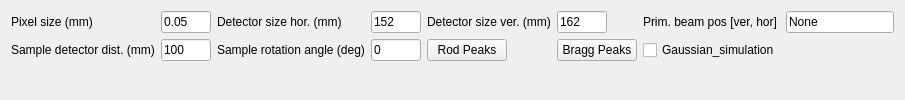
       <widget class="QWidget" name="tab_5">
        <attribute name="title">
         <string>Simulated2DImage</string>
        </attribute>
        <layout class="QVBoxLayout" name="verticalLayout_10">
         <item>
          <layout class="QGridLayout" name="gridLayout">
           <item row="1" column="2">
            <widget class="QLabel" name="label_37">
             <property name="sizePolicy">
              <sizepolicy hsizetype="Fixed" vsizetype="Fixed">
               <horstretch>0</horstretch>
               <verstretch>0</verstretch>
              </sizepolicy>
             </property>
             <property name="text">
              <string>Detector size hor. (mm)</string>
             </property>
            </widget>
           </item>
           <item row="1" column="4">
            <widget class="QLabel" name="label_38">
             <property name="sizePolicy">
              <sizepolicy hsizetype="Fixed" vsizetype="Fixed">
               <horstretch>0</horstretch>
               <verstretch>0</verstretch>
              </sizepolicy>
             </property>
             <property name="text">
              <string>Detector size ver. (mm)</string>
             </property>
            </widget>
           </item>
           <item row="1" column="1">
            <widget class="QLineEdit" name="lineEdit_pixel">
             <property name="sizePolicy">
              <sizepolicy hsizetype="Fixed" vsizetype="Fixed">
               <horstretch>0</horstretch>
               <verstretch>0</verstretch>
              </sizepolicy>
             </property>
             <property name="maximumSize">
              <size>
               <width>50</width>
               <height>16777215</height>
              </size>
             </property>
             <property name="text">
              <string>0.05</string>
             </property>
            </widget>
           </item>
           <item row="1" column="5">
            <widget class="QLineEdit" name="lineEdit_detector_ver">
             <property name="sizePolicy">
              <sizepolicy hsizetype="Fixed" vsizetype="Fixed">
               <horstretch>0</horstretch>
               <verstretch>0</verstretch>
              </sizepolicy>
             </property>
             <property name="maximumSize">
              <size>
               <width>50</width>
               <height>16777215</height>
              </size>
             </property>
             <property name="text">
              <string>162</string>
             </property>
            </widget>
           </item>
           <item row="1" column="3">
            <widget class="QLineEdit" name="lineEdit_detector_hor">
             <property name="sizePolicy">
              <sizepolicy hsizetype="Fixed" vsizetype="Fixed">
               <horstretch>0</horstretch>
               <verstretch>0</verstretch>
              </sizepolicy>
             </property>
             <property name="maximumSize">
              <size>
               <width>50</width>
               <height>16777215</height>
              </size>
             </property>
             <property name="text">
              <string>152</string>
             </property>
            </widget>
           </item>
           <item row="2" column="1">
            <widget class="QLineEdit" name="lineEdit_sample_detector_distance">
             <property name="sizePolicy">
              <sizepolicy hsizetype="Fixed" vsizetype="Fixed">
               <horstretch>0</horstretch>
               <verstretch>0</verstretch>
              </sizepolicy>
             </property>
             <property name="maximumSize">
              <size>
               <width>50</width>
               <height>16777215</height>
              </size>
             </property>
             <property name="text">
              <string>100</string>
             </property>
            </widget>
           </item>
           <item row="2" column="0">
            <widget class="QLabel" name="label_39">
             <property name="sizePolicy">
              <sizepolicy hsizetype="Fixed" vsizetype="Fixed">
               <horstretch>0</horstretch>
               <verstretch>0</verstretch>
              </sizepolicy>
             </property>
             <property name="text">
              <string>Sample detector dist. (mm)</string>
             </property>
            </widget>
           </item>
           <item row="1" column="0">
            <widget class="QLabel" name="label_36">
             <property name="sizePolicy">
              <sizepolicy hsizetype="Fixed" vsizetype="Fixed">
               <horstretch>0</horstretch>
               <verstretch>0</verstretch>
              </sizepolicy>
             </property>
             <property name="text">
              <string>Pixel size (mm)</string>
             </property>
            </widget>
           </item>
           <item row="2" column="6">
            <widget class="QCheckBox" name="checkBox_gaussian_sim">
             <property name="text">
              <string>Gaussian_simulation</string>
             </property>
            </widget>
           </item>
           <item row="2" column="2">
            <widget class="QLabel" name="label_40">
             <property name="sizePolicy">
              <sizepolicy hsizetype="Preferred" vsizetype="Fixed">
               <horstretch>0</horstretch>
               <verstretch>0</verstretch>
              </sizepolicy>
             </property>
             <property name="text">
              <string>Sample rotation angle (deg)</string>
             </property>
            </widget>
           </item>
           <item row="2" column="3">
            <widget class="QLineEdit" name="lineEdit_rotation">
             <property name="sizePolicy">
              <sizepolicy hsizetype="Fixed" vsizetype="Fixed">
               <horstretch>0</horstretch>
               <verstretch>0</verstretch>
              </sizepolicy>
             </property>
             <property name="maximumSize">
              <size>
               <width>50</width>
               <height>16777215</height>
              </size>
             </property>
             <property name="text">
              <string>0</string>
             </property>
            </widget>
           </item>
           <item row="2" column="4">
            <widget class="QPushButton" name="pushButton_simulate">
             <property name="sizePolicy">
              <sizepolicy hsizetype="Fixed" vsizetype="Fixed">
               <horstretch>0</horstretch>
               <verstretch>0</verstretch>
              </sizepolicy>
             </property>
             <property name="text">
              <string>Rod Peaks</string>
             </property>
            </widget>
           </item>
           <item row="2" column="5">
            <widget class="QPushButton" name="pushButton_bragg_peaks">
             <property name="text">
              <string>Bragg Peaks</string>
             </property>
            </widget>
           </item>
           <item row="1" column="6">
            <widget class="QLabel" name="label">
             <property name="sizePolicy">
              <sizepolicy hsizetype="Fixed" vsizetype="Preferred">
               <horstretch>0</horstretch>
               <verstretch>0</verstretch>
              </sizepolicy>
             </property>
             <property name="text">
              <string>Prim. beam pos [ver, hor]</string>
             </property>
            </widget>
           </item>
           <item row="1" column="7">
            <widget class="QLineEdit" name="lineEdit_prim_beam_pos">
             <property name="sizePolicy">
              <sizepolicy hsizetype="Fixed" vsizetype="Fixed">
               <horstretch>0</horstretch>
               <verstretch>0</verstretch>
              </sizepolicy>
             </property>
             <property name="text">
              <string>None</string>
             </property>
            </widget>
           </item>
          </layout>
         </item>
         <item>
          <widget class="MplWidget" name="widget_mpl" native="true"/>
         </item>
        </layout>
       </widget>
